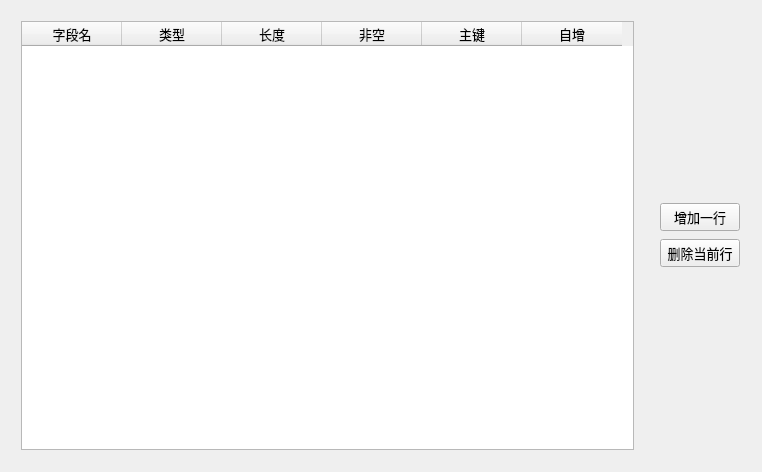
<?xml version="1.0" encoding="UTF-8"?>
<ui version="4.0">
 <class>tableDesignerDemoClass</class>
 <widget class="QWidget" name="tableDesignerDemoClass">
  <property name="geometry">
   <rect>
    <x>0</x>
    <y>0</y>
    <width>762</width>
    <height>472</height>
   </rect>
  </property>
  <property name="font">
   <font>
    <pointsize>10</pointsize>
   </font>
  </property>
  <property name="windowTitle">
   <string>tableDesignerDemo</string>
  </property>
  <widget class="QWidget" name="horizontalLayoutWidget">
   <property name="geometry">
    <rect>
     <x>10</x>
     <y>10</y>
     <width>741</width>
     <height>451</height>
    </rect>
   </property>
   <layout class="QHBoxLayout" name="horizontalLayout">
    <item>
     <widget class="QTableWidget" name="table">
      <column>
       <property name="text">
        <string>字段名</string>
       </property>
      </column>
      <column>
       <property name="text">
        <string>类型</string>
       </property>
      </column>
      <column>
       <property name="text">
        <string>长度</string>
       </property>
      </column>
      <column>
       <property name="text">
        <string>非空</string>
       </property>
      </column>
      <column>
       <property name="text">
        <string>主键</string>
       </property>
      </column>
      <column>
       <property name="text">
        <string>自增</string>
       </property>
      </column>
     </widget>
    </item>
    <item>
     <spacer name="horizontalSpacer">
      <property name="orientation">
       <enum>Qt::Horizontal</enum>
      </property>
      <property name="sizeType">
       <enum>QSizePolicy::Fixed</enum>
      </property>
      <property name="sizeHint" stdset="0">
       <size>
        <width>20</width>
        <height>20</height>
       </size>
      </property>
     </spacer>
    </item>
    <item>
     <layout class="QVBoxLayout" name="verticalLayout" stretch="0,0,0,0">
      <property name="sizeConstraint">
       <enum>QLayout::SetDefaultConstraint</enum>
      </property>
      <property name="topMargin">
       <number>0</number>
      </property>
      <item>
       <spacer name="verticalSpacer">
        <property name="orientation">
         <enum>Qt::Vertical</enum>
        </property>
        <property name="sizeType">
         <enum>QSizePolicy::Fixed</enum>
        </property>
        <property name="sizeHint" stdset="0">
         <size>
          <width>20</width>
          <height>180</height>
         </size>
        </property>
       </spacer>
      </item>
      <item>
       <widget class="QPushButton" name="addLine">
        <property name="text">
         <string>增加一行</string>
        </property>
       </widget>
      </item>
      <item>
       <widget class="QPushButton" name="removeLine">
        <property name="text">
         <string>删除当前行</string>
        </property>
       </widget>
      </item>
      <item>
       <spacer name="verticalSpacer_2">
        <property name="orientation">
         <enum>Qt::Vertical</enum>
        </property>
        <property name="sizeType">
         <enum>QSizePolicy::Fixed</enum>
        </property>
        <property name="sizeHint" stdset="0">
         <size>
          <width>20</width>
          <height>180</height>
         </size>
        </property>
       </spacer>
      </item>
     </layout>
    </item>
   </layout>
  </widget>
 </widget>
 <layoutdefault spacing="6" margin="11"/>
 <resources/>
 <connections/>
</ui>
